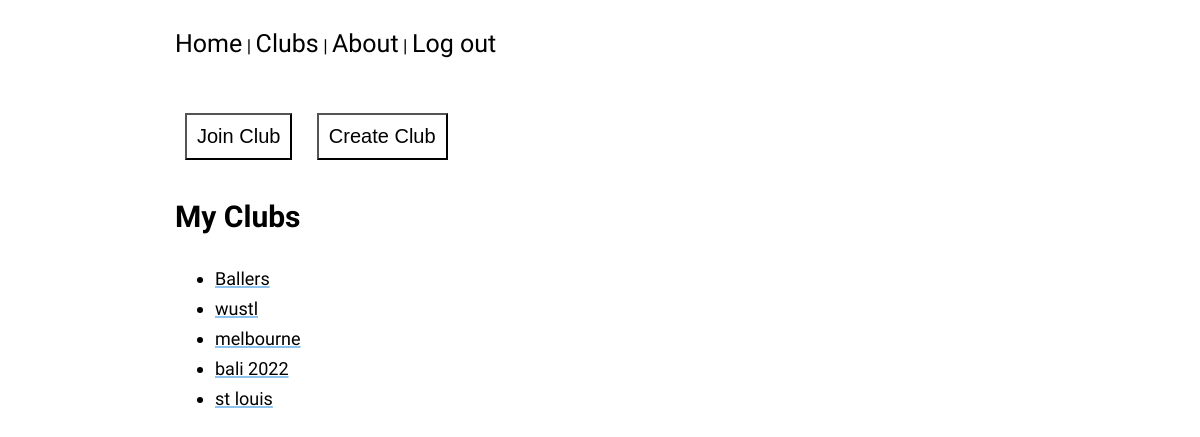
Screenshot of /clubs/ (signed in) with the database file from the repository.
### clubs/models.py (models this page shows, shortened)
class Club(models.Model):
    name = models.CharField(max_length=50, unique=True)
    password = models.CharField(max_length=50)
    members = models.ManyToManyField(User, through='ClubMember')
    def __str__(self):
        return self.name

### clubs/views.py (the view)
# urls.py: path('', views.HomeView.as_view(), name='home'),
class HomeView(ListView):
    template_name = 'clubs/home.html'
    context_object_name = 'user_clubs'
    def get_queryset(self):
        return [x.club for x in ClubMember.objects.filter(member=self.request.user)]

### clubs/templates/clubs/home.html (shortened to what this page needs)
{% extends 'base.html' %}
{% block content %}
<div id="club-btns-container">
    <button type="submit" id="join-club-btn" onclick="location.href='{% url 'clubs:join-club' %}'">Join Club</button>
  <button type="submit" id="create-club-btn" onclick="location.href='{% url 'clubs:create-club' %}'">Create Club</button>
  </div>
<h2>My Clubs</h2>
<ul>
  {% for club in user_clubs %}
  <li><a href="{% url 'clubs:club-detail' club.name  %}">{{ club }}</a></li>
  {% endfor %}
</ul>
{% endblock content %}

### static/styles.css (style rules this page uses)
:root { font-size: 62.5%; --f-serif: "Crimson Text", serif; --f-sans-serif: "Ubuntu", sans-serif; --c-cream: #FFFDD0; --c-lightgrey: #CCCCFF; --c-lightgreen: #DCFAE1; --c-green: #91F7A4; --c-grey: #CCCCCC; --c-purple: #CC33FF; --c-lightblue: #8dc2ee; --c-grey: #F7F1ED; --c-pink: #FEBEB0; --c-darkgreen: #3D5A5B; --c-darkblue: #2F365F; --c-whitepurple: #f4eeff; --c-lightpurple: #dcd6f7; --c-teal: #a6b1e1; --c-darkblue: #424874; --c-snow: #f5fefd; --c-border: black; --border-width: 4px; --c-btn-bg: white; --c-bg: #fffafa; --c-link: var(--c-lightblue); --c-navBar-a: var(--c-purple); --c-navBar-a: black; --c-main-text: black; --f-headers: var(--f-sans-serif) }
body { font-size: 1.8rem; background: var(--c-lightgrey); background: white; line-height: 1.5; font-family: var(--f-sans-serif); }
h2 { font-size: 3rem; }
a { color: var(--main-text); text-decoration: underline var(--c-link) 2px; line-heigh: 1.5; }
li { line-height: 3rem; }
button { background-color: var(--c-btn-bg); margin: 1rem; padding: 1rem; font-size: 2rem; }

### rows the page displays
Club: name "Ballers"
Club: name "wustl"
Club: name "melbourne"
Club: name "bali 2022"
Club: name "st louis"
